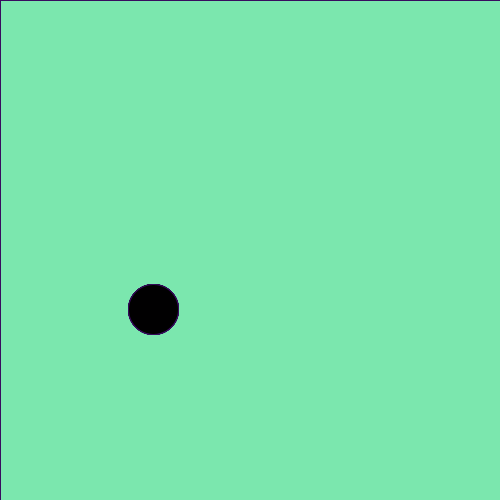
Frame 1 (no input)
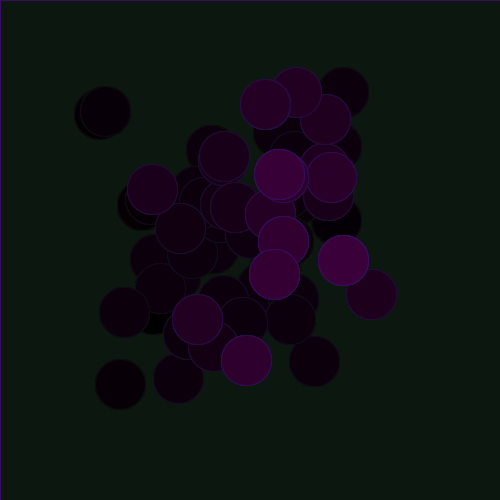
Frame 60 (the mouse pressed at the canvas centre just before this capture)
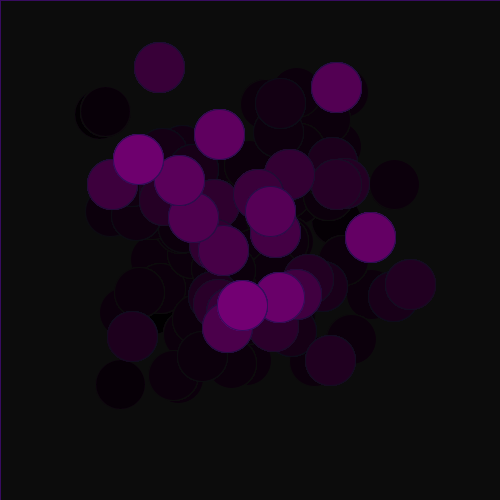
Frame 120 (the mouse held since frame 60 and released just before this capture)

The Processing sketch that drew these frames (run headless with seeded random() and noise(); from frame 60 on, the mouse is pressed at the canvas centre):

// Processing sketch: MagicWorms
// ── MagicWorms.pde

void setup(){
  size(500,500);
  background(128,240,181);
}

void draw(){
  
  stroke(56,12,95);
  for(int i = 0; i <10; i ++){
    fill(frameCount,0,frameCount);
  ellipse(getWormX(frameCount),getWormY(frameCount),50,50);
 
  }
  makeMagical();
  
}
float frequency = .001;
float noiseInterval = PI;

void makeMagical() {
     fill( 0, 0, 0, 10 );
     rect(0, 0, width, height);
     noStroke();
}

float getWormX(int i) {
     return map(noise(i*noiseInterval + frameCount * frequency), 0, 1, 0, width);
}

float getWormY(int i) {
     return map(noise(i*noiseInterval+1 + frameCount * frequency), 0, 1, 0, height);
}
